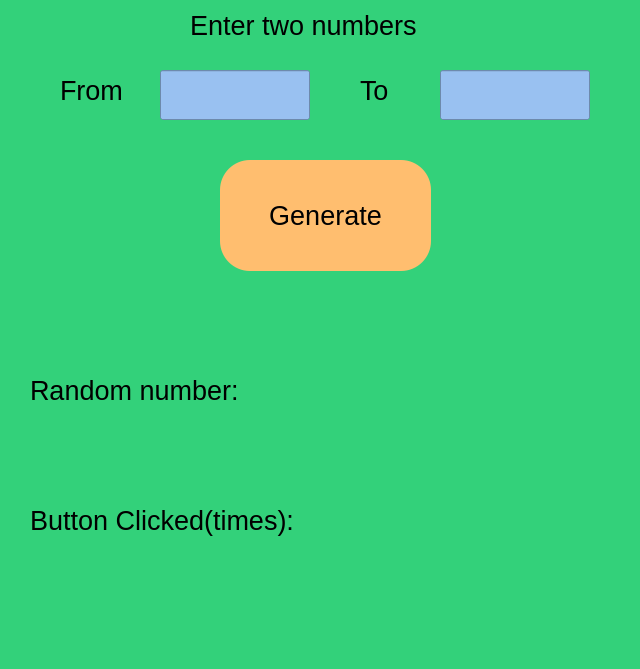
<?xml version="1.0" encoding="UTF-8"?>
<ui version="4.0">
 <class>MainWindow</class>
 <widget class="QMainWindow" name="MainWindow">
  <property name="geometry">
   <rect>
    <x>0</x>
    <y>0</y>
    <width>640</width>
    <height>669</height>
   </rect>
  </property>
  <property name="windowTitle">
   <string>MainWindow</string>
  </property>
  <property name="styleSheet">
   <string notr="true">background-color: rgb(51, 209, 122);</string>
  </property>
  <widget class="QWidget" name="centralwidget">
   <widget class="QPushButton" name="pushButton">
    <property name="geometry">
     <rect>
      <x>220</x>
      <y>160</y>
      <width>211</width>
      <height>111</height>
     </rect>
    </property>
    <property name="font">
     <font>
      <pointsize>20</pointsize>
     </font>
    </property>
    <property name="styleSheet">
     <string notr="true">background-color: rgb(255, 190, 111);
border-color: rgb(36, 31, 49);
border-radius: 30px;
border: solid 10px;</string>
    </property>
    <property name="text">
     <string>Generate</string>
    </property>
   </widget>
   <widget class="QLineEdit" name="lineEdit">
    <property name="geometry">
     <rect>
      <x>160</x>
      <y>70</y>
      <width>150</width>
      <height>50</height>
     </rect>
    </property>
    <property name="font">
     <font>
      <pointsize>20</pointsize>
     </font>
    </property>
    <property name="styleSheet">
     <string notr="true">background-color: rgb(153, 193, 241);</string>
    </property>
   </widget>
   <widget class="QLineEdit" name="lineEdit_2">
    <property name="geometry">
     <rect>
      <x>440</x>
      <y>70</y>
      <width>150</width>
      <height>50</height>
     </rect>
    </property>
    <property name="font">
     <font>
      <pointsize>20</pointsize>
     </font>
    </property>
    <property name="styleSheet">
     <string notr="true">background-color: rgb(153, 193, 241);</string>
    </property>
   </widget>
   <widget class="QLabel" name="label">
    <property name="geometry">
     <rect>
      <x>60</x>
      <y>60</y>
      <width>81</width>
      <height>61</height>
     </rect>
    </property>
    <property name="font">
     <font>
      <pointsize>20</pointsize>
     </font>
    </property>
    <property name="text">
     <string>From</string>
    </property>
   </widget>
   <widget class="QLabel" name="label_2">
    <property name="geometry">
     <rect>
      <x>360</x>
      <y>70</y>
      <width>71</width>
      <height>41</height>
     </rect>
    </property>
    <property name="font">
     <font>
      <pointsize>20</pointsize>
     </font>
    </property>
    <property name="text">
     <string>To</string>
    </property>
   </widget>
   <widget class="QLabel" name="label_3">
    <property name="geometry">
     <rect>
      <x>190</x>
      <y>0</y>
      <width>251</width>
      <height>51</height>
     </rect>
    </property>
    <property name="font">
     <font>
      <pointsize>20</pointsize>
     </font>
    </property>
    <property name="text">
     <string>Enter two numbers</string>
    </property>
   </widget>
   <widget class="QLabel" name="label_4">
    <property name="geometry">
     <rect>
      <x>280</x>
      <y>340</y>
      <width>151</width>
      <height>101</height>
     </rect>
    </property>
    <property name="font">
     <font>
      <pointsize>50</pointsize>
      <italic>true</italic>
     </font>
    </property>
    <property name="text">
     <string/>
    </property>
    <property name="alignment">
     <set>Qt::AlignCenter</set>
    </property>
   </widget>
   <widget class="QLabel" name="label_5">
    <property name="geometry">
     <rect>
      <x>330</x>
      <y>470</y>
      <width>151</width>
      <height>101</height>
     </rect>
    </property>
    <property name="font">
     <font>
      <pointsize>50</pointsize>
      <italic>true</italic>
     </font>
    </property>
    <property name="text">
     <string/>
    </property>
    <property name="alignment">
     <set>Qt::AlignCenter</set>
    </property>
   </widget>
   <widget class="QLabel" name="label_6">
    <property name="geometry">
     <rect>
      <x>30</x>
      <y>360</y>
      <width>221</width>
      <height>61</height>
     </rect>
    </property>
    <property name="font">
     <font>
      <pointsize>20</pointsize>
     </font>
    </property>
    <property name="text">
     <string>Random number:</string>
    </property>
   </widget>
   <widget class="QLabel" name="label_7">
    <property name="geometry">
     <rect>
      <x>30</x>
      <y>490</y>
      <width>301</width>
      <height>61</height>
     </rect>
    </property>
    <property name="font">
     <font>
      <pointsize>20</pointsize>
     </font>
    </property>
    <property name="text">
     <string>Button Clicked(times):</string>
    </property>
   </widget>
  </widget>
  <widget class="QMenuBar" name="menubar">
   <property name="geometry">
    <rect>
     <x>0</x>
     <y>0</y>
     <width>640</width>
     <height>22</height>
    </rect>
   </property>
  </widget>
  <widget class="QStatusBar" name="statusbar"/>
 </widget>
 <resources/>
 <connections/>
</ui>
